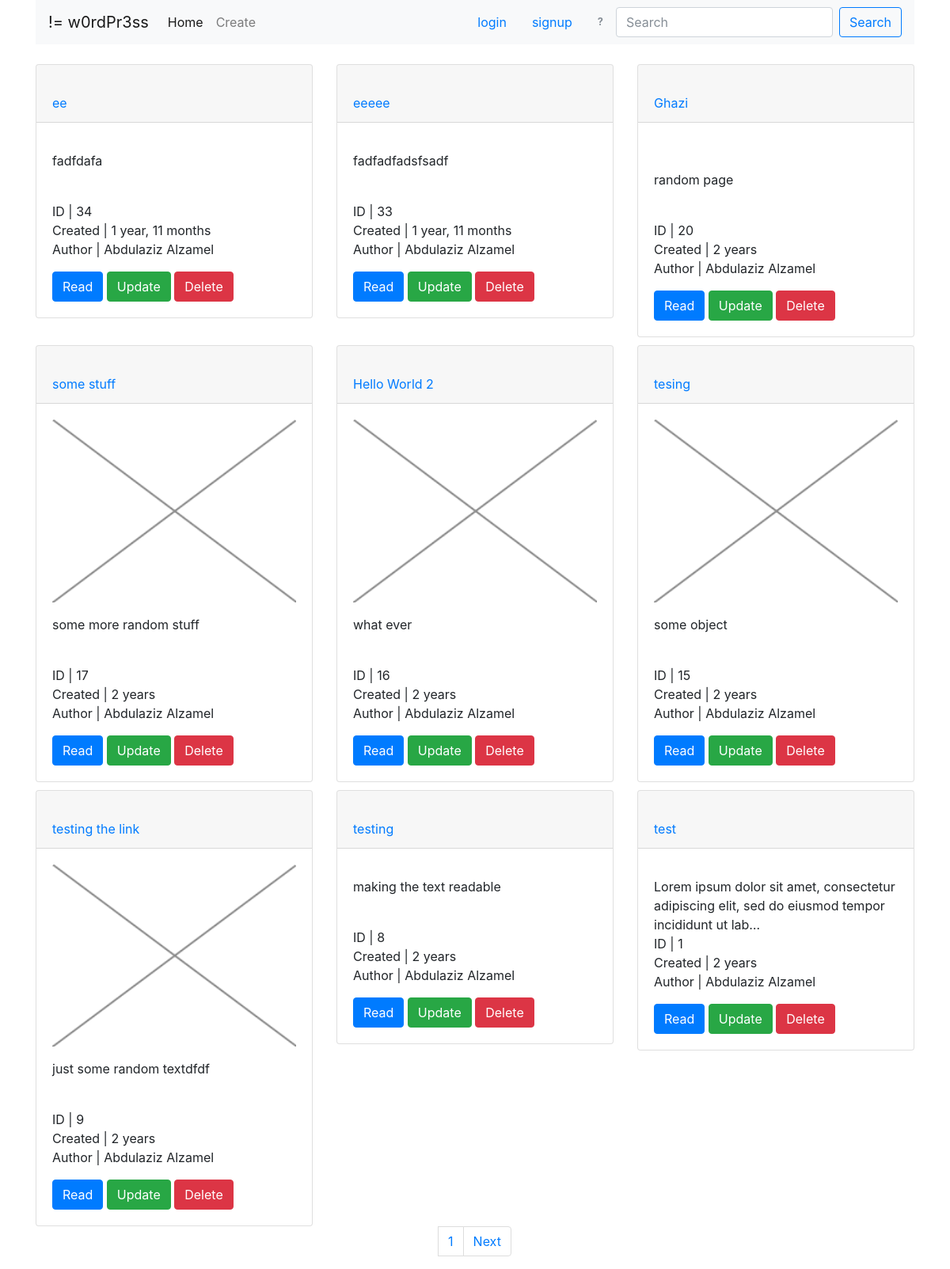
Page /posts/list/ on the earlier database version.
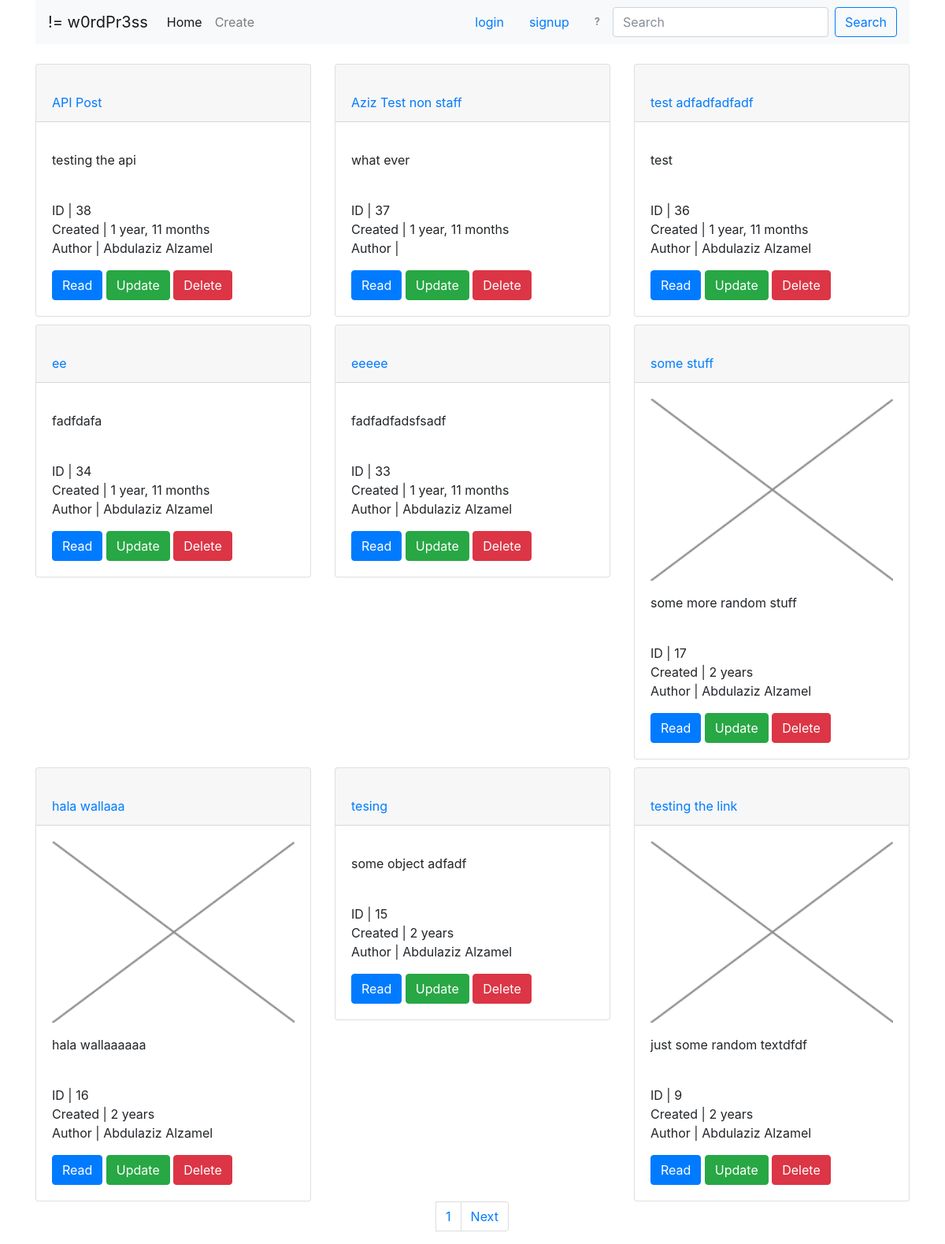
Same page on the later database version.
### posts/models.py (models this page shows, shortened)
class Post(models.Model):
	title = models.CharField(max_length=255)
	author = models.ForeignKey(User, default=1)
	slug = models.SlugField(unique=True)
	content = models.TextField()
	updated = models.DateTimeField(auto_now=True)
	draft = models.BooleanField(default=False)
	publish_date = models.DateTimeField(auto_now=False, auto_now_add=False)
	timestamp = models.DateTimeField(auto_now_add=True)
	img = models.ImageField(null=True, blank=True, upload_to="post_images")
	def get_absolute_url(self):
		return reverse("posts:detail", kwargs={"post_slug":self.slug})
	class Meta:
		ordering = ['id']

### posts/views.py (the view, shortened to what this page needs)
def post_list(request):
	today = timezone.now()
	if request.user.is_staff:
		thelist  = Post.objects.all()
	else:
		thelist = Post.objects.filter(draft=False, publish_date__lte=today)
	query = request.GET.get('q')
	paginator = Paginator(thelist, 9)
	page = request.GET.get('page')
	try:
		thelist = paginator.page(page)
	except PageNotAnInteger:
		thelist = paginator.page(1)
	except EmptyPage:
		thelist = paginator.page(paginator.num_pages)
	context = {
		"post_items": thelist,
		"today": today,
	}
	return render(request, "post_list.html", context)

### posts/templates/post_list.html (shortened to what this page needs)
{% extends "base.html" %}
{% load crispy_forms_tags %}
{% block content %}
<div class="row">
	{% for x in post_items reversed %}
	<div class="col-sm-12 col-md-6 col-lg-4 item-mgn">
		<div class="card">
	  		<div class="card-header">
				<a href="{{x.get_absolute_url}}">
					<br> {{x.title}} </a>
			</div>
		  <div class="card-body">
				{% if x.img %}
					<img src="{{x.img.url}}" alt="" class="card-img-top">
				{% endif %}
				<p class="card-text">
					{{x.content|linebreaks|truncatechars:100}} <br>
					ID | {{x.id}} <br>
					Created | {{x.timestamp|timesince}}<br>
					Author | {{x.author.first_name}} {{x.author.last_name}}
				</p>
			<a href="{% url 'posts:detail' post_slug=x.slug %}" class="btn btn-primary">Read</a>
			<a href="{% url 'posts:post_update' post_slug=x.slug %}" class="btn btn-success">Update</a>
			<a href="{% url 'posts:post_delete' post_slug=x.slug %}" class="btn btn-danger">Delete</a>
			</div>
		</div>
	</div>
	{% empty %}
    <h1>Sorry, no search results for {{request.GET.q}}</h1>
	{% endfor %}
</div>
	<nav aria-label="Page navigation example">
	  	<ul class="pagination justify-content-center">
			<li class="page-item">
			<li class="page-item"><a class="page-link" href="#">
				{{ post_items.number }}
			</a></li>
			<li class="page-item">
			{% if post_items.has_next %}
					<a class="page-link" href="?page={{ post_items.next_page_number }}&q={{request.GET.q}}">Next</a></li>
			{% endif %}
		</ul>
	</nav>
{% endblock content %}

### posts/templates/base.html (shortened to what this page needs)
<!DOCTYPE html>
{% load static %}
<html>
<head>
	<link rel="stylesheet" href="{% static 'css/base.css' %}">
    <link rel="stylesheet" href="{% static 'css/bootstrap.min.css' %}">
<link href="https://maxcdn.bootstrapcdn.com/font-awesome/4.7.0/css/font-awesome.min.css" rel="stylesheet">
</head>
<body>
		<div class="container">
			{% include "navbar.html" %}
		{% block content %}
		{% endblock content %}
		</div>
</body>
</html>

### posts/templates/navbar.html (shortened to what this page needs)
<nav class="navbar navbar-expand-lg navbar-light bg-light nav-bar-bottom-mgn">
  <a class="navbar-brand" href="#">!= w0rdPr3ss</a>
  <div class="collapse navbar-collapse" id="navbarSupportedContent">
    <ul class="navbar-nav mr-auto">
      <li class="nav-item active">
        <a class="nav-link" href="{% url 'posts:post_list' %}">Home<span class="sr-only">(current)</span></a>
      </li>
      <li class="nav-item">
        <a class="nav-link" href="{% url 'posts:post_create' %}">Create</a>
      </li>
    </ul>
      {% if request.user.is_authenticated %}
      <li class="nav-item form-inline">
        <a class="nav-link" href="{% url 'posts:userlogout' %}">logout</a>
      </li>
      {% else %}
      <li class="nav-item form-inline">
        <a class="nav-link" href="{% url 'posts:userlogin' %}">login</a>
      </li>
      <li class="nav-item form-inline">
        <a class="nav-link" href="{% url 'posts:usersignup' %}">signup</a>
      </li>
      {% endif %}
          <li class="nav-item form-inline">
        <small><a class="nav-link disabled" href="{% url 'posts:lmgtfy' %}"><b>?</b></a></small>
      </li>
    <form class="form-inline my-2 my-lg-0" action="{% url 'posts:post_list' %}" method="GET">
      <input class="form-control mr-sm-2" type="search" placeholder="Search" aria-label="Search"  type="text" name="q" value="{{request.GET.q}}">
      <button class="btn btn-outline-primary my-2 my-sm-0" type="submit">Search</button>
    </form>
  </div>
</nav>

### posts/static/css/base.css (style rules this page uses)
.item-mgn { margin-top: 10px; }
.nav-bar-bottom-mgn { margin-bottom: 15px; }

Differences in the rows shown:
removed Post: title "Ghazi", content "random page", id "20", timestamp "2 years", author.first_name "Abdulaziz", author.last_name "Alzamel"
removed Post: title "testing", content "making the text readable", id "8", timestamp "2 years", author.first_name "Abdulaziz", author.last_name "Alzamel"
removed Post: title "test", content "Lorem ipsum dolor sit amet, consectetur adipiscing elit, sed do eiusmod tempor incididunt ut lab…", id "1", timestamp "2 years", author.first_name "Abdulaziz", author.last_name "Alzamel"
added Post: title "API Post", content "testing the api", id "38", timestamp "1 year, 11 months", author.first_name "Abdulaziz", author.last_name "Alzamel"
now on this page (row unchanged): Post: title "Aziz Test non staff", content "what ever", id "37", timestamp "1 year, 11 months"
now on this page (row unchanged): Post: title "test adfadfadfadf", content "test", id "36", timestamp "1 year, 11 months", author.first_name "Abdulaziz", author.last_name "Alzamel"
changed Post id 16: title "Hello World 2" → "hala wallaaa"; content "what ever" → "hala wallaaaaaa"
changed Post "tesing": content "some object" → "some object adfadf"; img: picture removed
